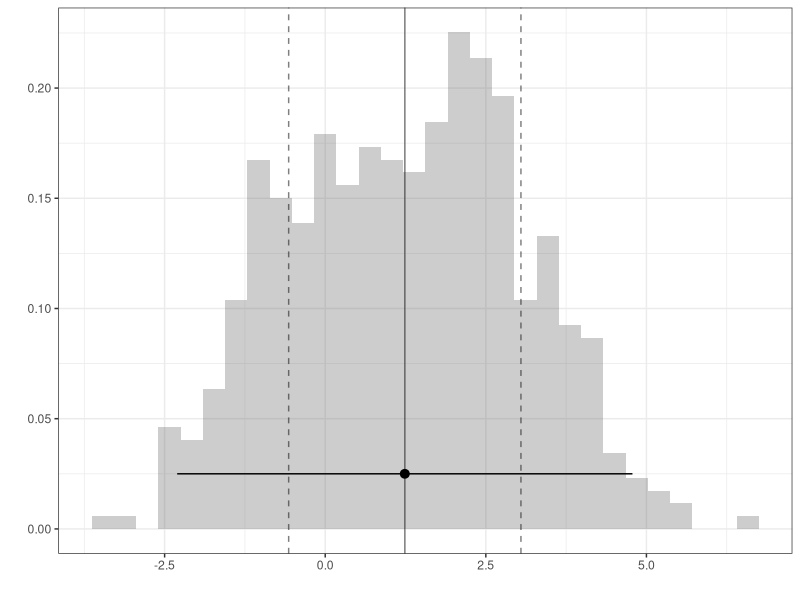
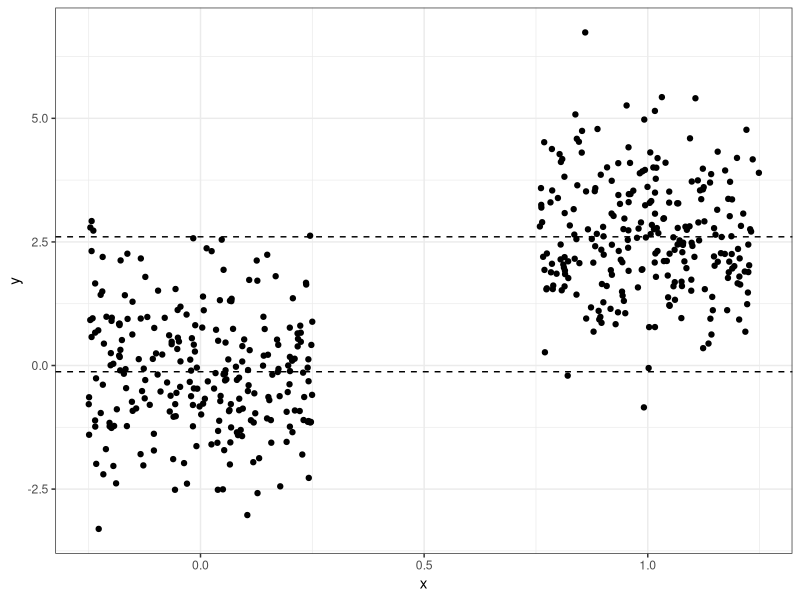
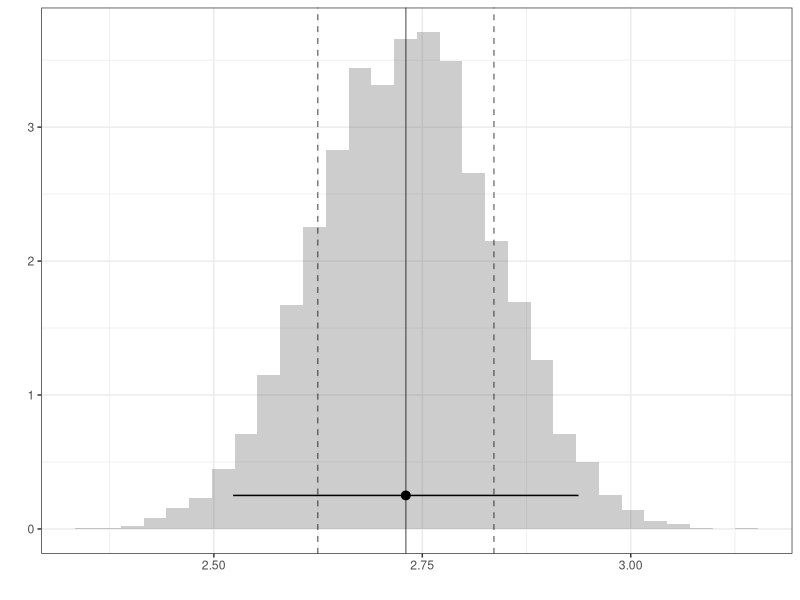

These charts were generated, in order, by the following R code:
## ---- chunk 1
#| echo: false
library(ggplot2)
n <- 500
x <- c(rep(0,n/2),rep(1,n/2))
set.seed(220220)
y <- 2.6*x +  rnorm(n) + runif(n,-1,1)


df <- data.frame(y,x)



q2<- ggplot(data = df, aes(x = x, y = y)) +
  geom_jitter(width=.25) +
  geom_hline(yintercept=mean(df$y[df$x==0]), linetype="dashed")+ 
   geom_hline(yintercept=mean(df$y[df$x==1]), linetype="dashed")+ 
  xlab("x") +
  ylab("y") +
  theme_bw() 

## ---- chunk 2
#| echo: true
B=10000
theta<- rep(NA,B)
for( b in 1:B ){
bootind = sample(1:n,size=n,replace=T)
dfboot = df[bootind,]
theta[b]<- (mean(dfboot$y[dfboot$x==1])-mean(dfboot$y[dfboot$x==0]))
}
## ---- chunk 3
#| out-height: 3.5in
#| fig-ncol: 2
#| fig-subcap:
#|  -  Histogram of the vector Y's elements
#|  -  Jittered Scatterplot of X and Y
ggplot() + geom_histogram(aes(x=y,     y=after_stat(density)), alpha=.3) + 
           geom_vline(aes(xintercept=mean(y)), alpha=.5) + 
           geom_vline(aes(xintercept=mean(y)+c(-1,1)*sd(y)), linetype='dashed', alpha=.5) + 
           geom_pointrange(aes(x=mean(y), xmin=mean(y)-1.96*sd(y), xmax=mean(y)+1.96*sd(y), y=.025)) + theme_bw() + xlab('') + ylab('')

q2 
## ---- chunk 4
#| out-height: 3.5in
#| fig-ncol: 2
#| fig-subcap:
#|  -  Histogram of the theta's elements

ggplot() + geom_histogram(aes(x=theta, y=after_stat(density)), alpha=.3) + 
           geom_vline(aes(xintercept=mean(theta)), alpha=.5) + 
           geom_vline(aes(xintercept=mean(theta)+c(-1,1)*sd(theta)), linetype='dashed', alpha=.5) + 
           geom_pointrange(aes(x=mean(theta), xmin=mean(theta)-1.96*sd(theta), xmax=mean(theta)+1.96*sd(theta), y=.25)) + theme_bw() + xlab('') + ylab('')
